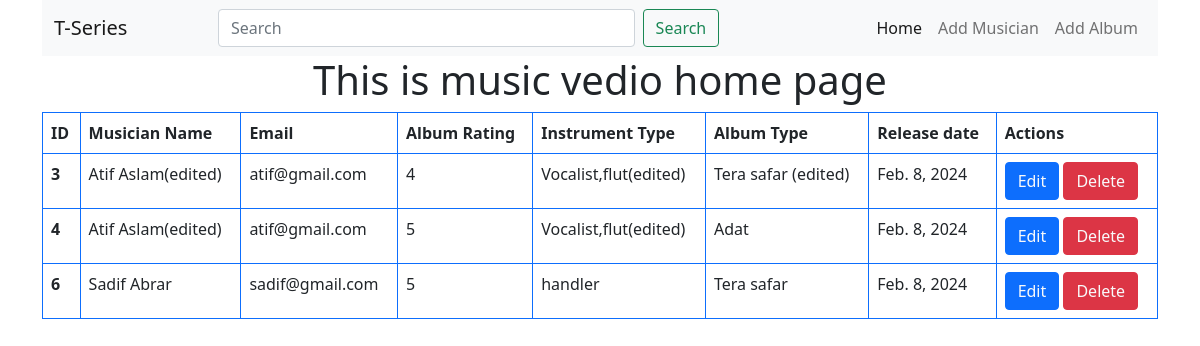
The page / on the database its author committed.
### album/models.py (models this page shows, shortened)
class Album(models.Model):
    musician = models.ForeignKey(Musician, on_delete=models.CASCADE)
    album_name = models.CharField(max_length=100)
    release_date = models.DateField(("Date"), default=datetime.date.today)
    rating = models.IntegerField(choices=[(i, i) for i in range(1, 6)])

### musician/models.py (models this page shows, shortened)
class Musician(models.Model):
    first_name = models.CharField(max_length=100)
    last_name = models.CharField(max_length=100)
    email = models.EmailField()
    phone_number = models.CharField(max_length=20)
    instrument_type = models.CharField(max_length=100)

### musicVedio/views.py (the view)
# urls.py: path('',views.home,name='homepage'),
def home(request):
    data = Album.objects.all()
    return render(request,'home.html',{'data':data})

### templates/home.html (shortened to what this page needs)
{% extends "base.html" %}
{% block content %}
<h1 class="text-center">This is music vedio home page</h1>
<table class="table table-bordered border-primary ">
    <thead>
        <tr>
          <th scope="col">ID</th>
          <th scope="col">Musician Name</th>
          <th scope="col">Email</th>
          <th scope="col">Album Rating</th>
          <th scope="col">Instrument Type</th>
          <th scope="col">Album Type</th>
          <th scope="col">Release date</th>
          <th scope="col">Actions</th>
        </tr>
      </thead>
      <tbody>
       {% for album in data %}
       <tr>
        <th scope="row">{{album.id}}</th>
        <td><a class="text-dark text-decoration-none" href="{% url 'edit_musician' album.id%}">{{album.musician.first_name}} {{album.musician.last_name}}</a></td>
        <td>{{album.musician.email}}</td>
        <td>{{album.rating}}</td>
        <td>{{album.musician.instrument_type}}</td>
        <td>{{album.album_name}}</td>
        <td>{{album.release_date}}</td>
        <td>
            <button class="btn btn-primary "><a class="text-light text-decoration-none" href="{% url 'edit_album' album.id%}">Edit</a></button>
            <button class="btn btn-danger "><a class="text-light text-decoration-none" href="{% url 'delete_album' album.id%}">Delete</a></button>
        </td>
      </tr>
       {% endfor %}
      </tbody>
  </table>
{% endblock content %}

### templates/base.html (shortened to what this page needs)
<!doctype html>
<html lang="en">
  <head>
    <link href="https://cdn.jsdelivr.net/npm/bootstrap@5.0.2/dist/css/bootstrap.min.css" rel="stylesheet">
  </head>
  <body class="container-md">
    <nav class="navbar navbar-expand-lg navbar-light bg-light">
        <div class="container-md">
          <a class="navbar-brand" href="#">T-Series</a>
          <div class="collapse navbar-collapse" id="navbarScroll">
            <form class="d-flex w-50 m-auto">
                <input class="form-control me-2" type="search" placeholder="Search" aria-label="Search">
                <button class="btn btn-outline-success" type="submit">Search</button>
              </form>
            <ul class="navbar-nav ms-auto my-2 my-lg-0 navbar-nav-scroll" style="--bs-scroll-height: 100px;">
              <li class="nav-item">
                <a class="nav-link active" aria-current="page" href="{% url 'homepage'%}">Home</a>
              </li>
              <li class="nav-item">
                <a class="nav-link" href="{% url 'add_musician'%}">Add Musician</a>
              </li>
              <li class="nav-item">
                <a class="nav-link" href="{% url 'add_album'%}">Add Album</a>
              </li>
            </ul>
          </div>
        </div>
      </nav>
    {% block content %}
    {% endblock content %}
  </body>
</html>

### rows shown on the page
Album: id "3", musician.first_name "Atif", musician.last_name "Aslam(edited)", musician.email "atif@gmail.com", rating "4", musician.instrument_type "Vocalist,flut(edited)", album_name "Tera safar (edited)", release_date "Feb. 8, 2024"
Album: id "4", musician.first_name "Atif", musician.last_name "Aslam(edited)", musician.email "atif@gmail.com", rating "5", musician.instrument_type "Vocalist,flut(edited)", album_name "Adat", release_date "Feb. 8, 2024"
Album: id "6", musician.first_name "Sadif", musician.last_name "Abrar", musician.email "sadif@gmail.com", rating "5", musician.instrument_type "handler", album_name "Tera safar", release_date "Feb. 8, 2024"
